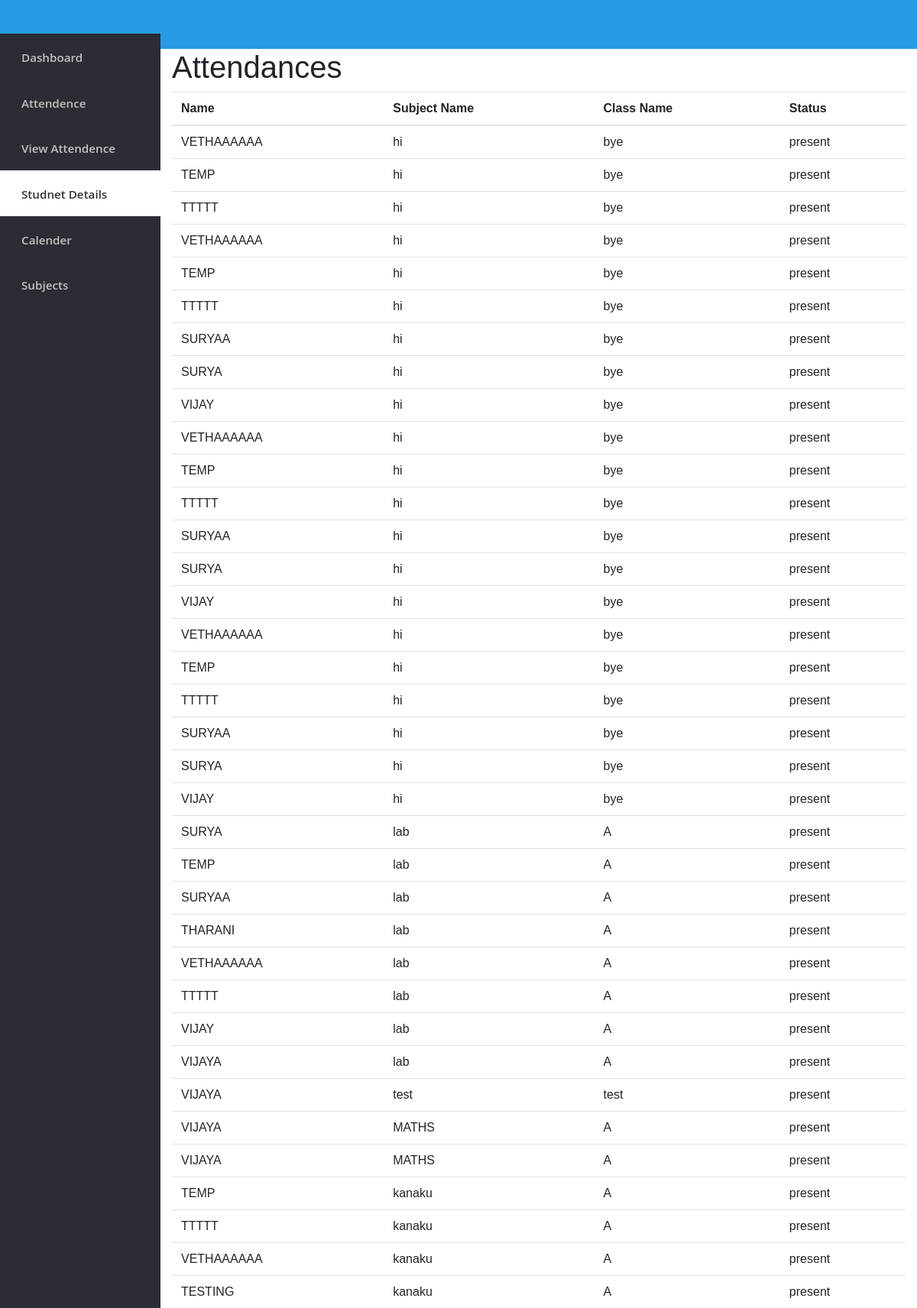
The app's page /stu with its own data.
### main.py (models this page shows)
class Attendances(db.Model):
    id = db.Column(db.Integer, primary_key=True)
    time = db.Column(db.String)
    date = db.Column(db.String)
    subjectname = db.Column(db.String)
    classname = db.Column(db.String)
    name = db.Column(db.String)

### main.py (the view)
@app.route('/stu')
def stu():
    attendance_records = Attendances.query.all()
    return render_template('students.html', attendance_records=attendance_records)

### templates/students.html (shortened to what this page needs)
<section id="sidebar">
    <div class="white-label">
    </div>
    <div id="sidebar-nav">
      <ul>
        <li ><a href="/staff"><i class="fa fa-dashboard"></i> Dashboard</a></li>
        <li ><a href="/attendence"><i class="fa fa-desktop"></i> Attendence</a></li>
        <li ><a href="/view"><i class="fa fa-usd"></i> View Attendence</a></li>
        <li class="active" ><a href="#"><i class="fa fa-pencil-square-o"></i> Studnet Details</a></li>
        <li><a href="#"><i class="fa fa-sitemap"></i>Calender</a></li>
        <li><a href="#"><i class="fa fa-line-chart"></i> Subjects</a></li>
      </ul>
    </div>
  </section>
  <section id="content">
    <div id="header">
      <div class="header-nav">
        <div class="menu-button">
        </div>
        <div class="nav">
        </div>
      </div>
    </div>
<head>
  <link rel="stylesheet" href="https://maxcdn.bootstrapcdn.com/bootstrap/4.5.2/css/bootstrap.min.css">
</head>
<body>
    <link href="https://maxcdn.bootstrapcdn.com/bootstrap/4.5.2/css/bootstrap.min.css" rel="stylesheet">
</head>
<body>
    <div class="container">
        <h1>Attendances</h1>
        <table class="table">
          <thead>
            <tr>
              <th>Name</th>
              <th>Subject Name</th>
              <th>Class Name</th>
              <th>Status</th>
            </tr>
          </thead>
          <tbody>
            {% for attendance in attendance_records %}
              <tr>
                <td>{{ attendance.name }}</td>
                <td>{{ attendance.subjectname }}</td>
                <td>{{ attendance.classname }}</td>
                <td> present </td>
              </tr>
            {% endfor %}
          </tbody>
        </table>
      </div>
</body>
</html>
  </section>

### templates/students.html (style rules this page uses)
html, body { font-family: 'Open Sans', sans-serif; height: 100%; }
body { background: #FFFFFF; height: 100%; }
ul { list-style: none; margin: 0; padding: 0; }
a { text-decoration: none; }
#header { float: left; width: 100%; background: #ffffff; position: relative; }
.white-label { float: left; background: #33373B; max-width: 210px; padding: 10px; min-height: 44px; background: #279BE4; width: 100%; max-height: 44px; }
.header-nav { min-height: 64px; -webkit-box-sizing: border-box; -moz-box-sizing: border-box; box-sizing: border-box; background: #279BE4; }
.menu-button { float: left; font-size: 29px; color: #fff; padding: 12px 19px; }
#sidebar { overflow: hidden; width: 210px; height: 100%; float: left; background: #2A2D33; }
#sidebar-nav { width: 106%; height: calc(100% - 95px); padding: 0; background: #2A2D33; border-right: 1px solid #E0E0E0; overflow-y: scroll; }
#sidebar-nav ul li a { color: #C2C2C2; font-size: .95em; padding: 15px 20px; float: left; width: 100%; font-weight: 600; -webkit-box-sizing: border-box; -moz-box-sizing: border-box; box-sizing: border-box; }
#sidebar-nav ul li:hover a, #sidebar-nav ul li:hover a i, #sidebar-nav li.active a, #sidebar-nav li.active a i { color: #333; }
#sidebar-nav ul li.active a { background: #fff; color: #333; }
#sidebar-nav ul li.active a i { background: #fff; }
#sidebar-nav i { padding-right: 8px; font-size: 1.3em; color: #60636B; width: 25px; text-align: center; }
#content { float: left; width: calc(100% - 210px); height: 100%; word-wrap: break-word; background: #FFFFFF; font-family: Raleway, sans-serif; }

### records on screen
Attendances: name "VETHAAAAAA", subjectname "hi", classname "bye"
Attendances: name "TEMP", subjectname "hi", classname "bye"
Attendances: name "TTTTT", subjectname "hi", classname "bye"
Attendances: name "VETHAAAAAA", subjectname "hi", classname "bye"
Attendances: name "TEMP", subjectname "hi", classname "bye"
Attendances: name "TTTTT", subjectname "hi", classname "bye"
Attendances: name "SURYAA", subjectname "hi", classname "bye"
Attendances: name "SURYA", subjectname "hi", classname "bye"
Attendances: name "VIJAY", subjectname "hi", classname "bye"
Attendances: name "VETHAAAAAA", subjectname "hi", classname "bye"
Attendances: name "TEMP", subjectname "hi", classname "bye"
Attendances: name "TTTTT", subjectname "hi", classname "bye"
Attendances: name "SURYAA", subjectname "hi", classname "bye"
Attendances: name "SURYA", subjectname "hi", classname "bye"
Attendances: name "VIJAY", subjectname "hi", classname "bye"
Attendances: name "VETHAAAAAA", subjectname "hi", classname "bye"
Attendances: name "TEMP", subjectname "hi", classname "bye"
Attendances: name "TTTTT", subjectname "hi", classname "bye"
Attendances: name "SURYAA", subjectname "hi", classname "bye"
Attendances: name "SURYA", subjectname "hi", classname "bye"
Attendances: name "VIJAY", subjectname "hi", classname "bye"
Attendances: name "SURYA", subjectname "lab", classname "A"
Attendances: name "TEMP", subjectname "lab", classname "A"
Attendances: name "SURYAA", subjectname "lab", classname "A"
Attendances: name "THARANI", subjectname "lab", classname "A"
Attendances: name "VETHAAAAAA", subjectname "lab", classname "A"
Attendances: name "TTTTT", subjectname "lab", classname "A"
Attendances: name "VIJAY", subjectname "lab", classname "A"
Attendances: name "VIJAYA", subjectname "lab", classname "A"
Attendances: name "VIJAYA", subjectname "test", classname "test"
Attendances: name "VIJAYA", subjectname "MATHS", classname "A"
Attendances: name "VIJAYA", subjectname "MATHS", classname "A"
Attendances: name "TEMP", subjectname "kanaku", classname "A"
Attendances: name "TTTTT", subjectname "kanaku", classname "A"
Attendances: name "VETHAAAAAA", subjectname "kanaku", classname "A"
Attendances: name "TESTING", subjectname "kanaku", classname "A"
